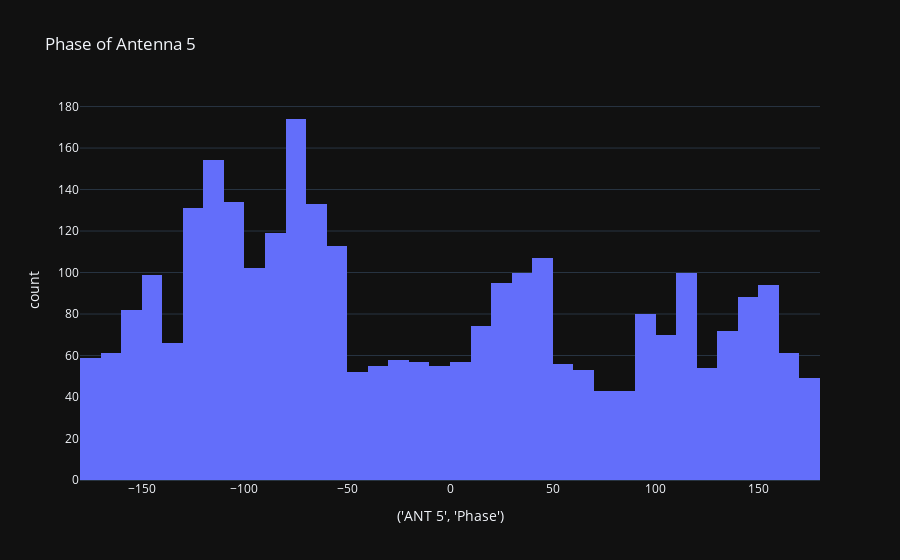
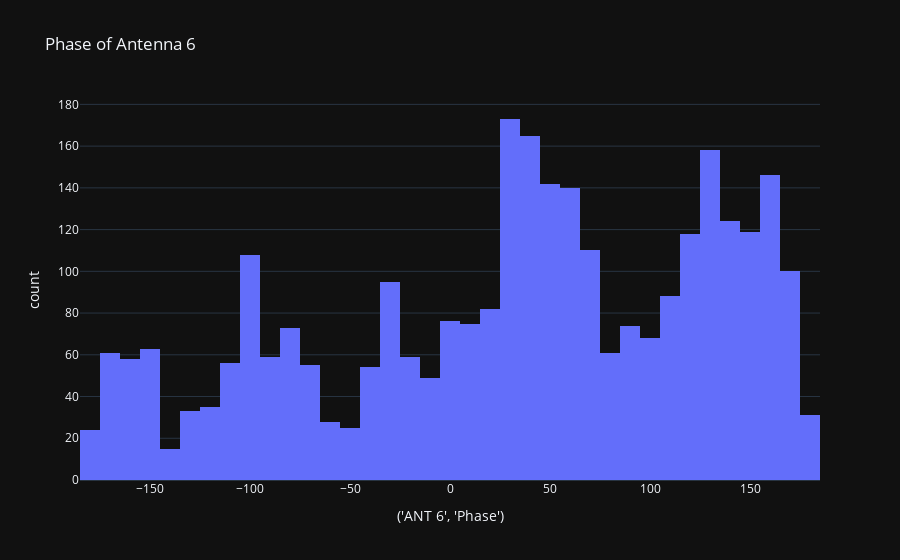

Notebook source saved alongside these figures, in order:
### Markdown cell above
### 3.3 Histogram
3.3.1 Show the Phase value distribution from ANT 5 and ANT 6 antennas, as they are among the antennas that show slightly noticeable variation in distribution according to the previous boxplots

### Code cell
fig = px.histogram(df, x=df[('ANT 5','Phase')], title='Phase of Antenna 5')
fig.show()
fig = px.histogram(df, x=df[('ANT 6','Phase')], title='Phase of Antenna 6')
fig.show()

### Figure 1 — Plotly figure (JSON) as saved in the notebook; plotly's stock layout.template omitted (floating-point values rounded to 4 significant figures; data arrays with more than 128 entries replaced by an {"elided": "..."} marker saying what was removed)
{"data": [{"bingroup": "x", "hovertemplate": "('ANT 5', 'Phase')=%{x}<br>count=%{y}<extra></extra>", "legendgroup": "", "marker": {"color": "#636efa", "pattern": {"shape": ""}}, "name": "", "orientation": "v", "showlegend": false, "type": "histogram", "x": {"elided": "3000 float values"}, "xaxis": "x", "yaxis": "y"}], "layout": {"barmode": "relative", "legend": {"tracegroupgap": 0}, "title": {"text": "Phase of Antenna 5"}, "xaxis": {"anchor": "y", "domain": [0, 1], "title": {"text": "('ANT 5', 'Phase')"}}, "yaxis": {"anchor": "x", "domain": [0, 1], "title": {"text": "count"}}}}

### Figure 2 — Plotly figure (JSON) as saved in the notebook; plotly's stock layout.template omitted (floating-point values rounded to 4 significant figures; data arrays with more than 128 entries replaced by an {"elided": "..."} marker saying what was removed)
{"data": [{"bingroup": "x", "hovertemplate": "('ANT 6', 'Phase')=%{x}<br>count=%{y}<extra></extra>", "legendgroup": "", "marker": {"color": "#636efa", "pattern": {"shape": ""}}, "name": "", "orientation": "v", "showlegend": false, "type": "histogram", "x": {"elided": "3000 float values"}, "xaxis": "x", "yaxis": "y"}], "layout": {"barmode": "relative", "legend": {"tracegroupgap": 0}, "title": {"text": "Phase of Antenna 6"}, "xaxis": {"anchor": "y", "domain": [0, 1], "title": {"text": "('ANT 6', 'Phase')"}}, "yaxis": {"anchor": "x", "domain": [0, 1], "title": {"text": "count"}}}}
